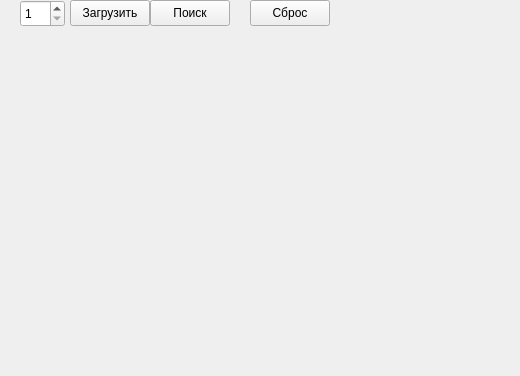
<?xml version="1.0" encoding="UTF-8"?>
<ui version="4.0">
 <class>HashKub</class>
 <widget class="QWidget" name="HashKub">
  <property name="geometry">
   <rect>
    <x>0</x>
    <y>0</y>
    <width>520</width>
    <height>376</height>
   </rect>
  </property>
  <property name="windowTitle">
   <string>Form</string>
  </property>
  <widget class="QSpinBox" name="spinBox">
   <property name="geometry">
    <rect>
     <x>20</x>
     <y>0</y>
     <width>45</width>
     <height>27</height>
    </rect>
   </property>
   <property name="minimum">
    <number>1</number>
   </property>
   <property name="maximum">
    <number>20</number>
   </property>
  </widget>
  <widget class="QPushButton" name="downloadBtn">
   <property name="geometry">
    <rect>
     <x>70</x>
     <y>0</y>
     <width>80</width>
     <height>26</height>
    </rect>
   </property>
   <property name="text">
    <string>Загрузить</string>
   </property>
  </widget>
  <widget class="QPushButton" name="findBtn">
   <property name="geometry">
    <rect>
     <x>150</x>
     <y>0</y>
     <width>80</width>
     <height>26</height>
    </rect>
   </property>
   <property name="text">
    <string>Поиск</string>
   </property>
  </widget>
  <widget class="QPushButton" name="resetBtn">
   <property name="geometry">
    <rect>
     <x>250</x>
     <y>0</y>
     <width>80</width>
     <height>26</height>
    </rect>
   </property>
   <property name="text">
    <string>Сброс</string>
   </property>
  </widget>
 </widget>
 <resources/>
 <connections/>
</ui>
